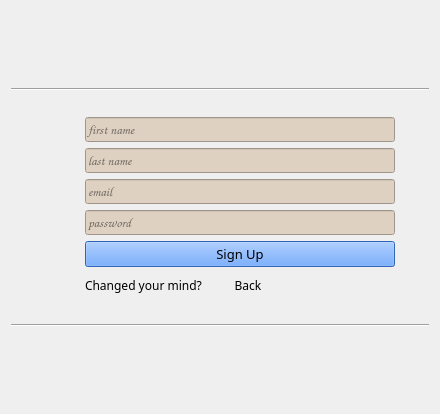
      <widget class="QWidget" name="sign_up_page">
       <layout class="QGridLayout" name="gridLayout_3">
        <item row="7" column="4">
         <spacer name="horizontalSpacer_21">
          <property name="orientation">
           <enum>Qt::Horizontal</enum>
          </property>
          <property name="sizeType">
           <enum>QSizePolicy::Fixed</enum>
          </property>
          <property name="sizeHint" stdset="0">
           <size>
            <width>28</width>
            <height>20</height>
           </size>
          </property>
         </spacer>
        </item>
        <item row="0" column="0" colspan="5">
         <spacer name="verticalSpacer_3">
          <property name="orientation">
           <enum>Qt::Vertical</enum>
          </property>
          <property name="sizeType">
           <enum>QSizePolicy::Expanding</enum>
          </property>
          <property name="sizeHint" stdset="0">
           <size>
            <width>385</width>
            <height>77</height>
           </size>
          </property>
         </spacer>
        </item>
        <item row="1" column="0" colspan="5">
         <widget class="Line" name="line">
          <property name="frameShadow">
           <enum>QFrame::Sunken</enum>
          </property>
          <property name="orientation">
           <enum>Qt::Horizontal</enum>
          </property>
         </widget>
        </item>
        <item row="3" column="0">
         <spacer name="horizontalSpacer_12">
          <property name="orientation">
           <enum>Qt::Horizontal</enum>
          </property>
          <property name="sizeType">
           <enum>QSizePolicy::Fixed</enum>
          </property>
          <property name="sizeHint" stdset="0">
           <size>
            <width>28</width>
            <height>20</height>
           </size>
          </property>
         </spacer>
        </item>
        <item row="3" column="1" rowspan="5" colspan="3">
         <layout class="QVBoxLayout" name="verticalLayout_2">
          <item>
           <widget class="QLineEdit" name="le_first_su">
            <property name="sizePolicy">
             <sizepolicy hsizetype="Expanding" vsizetype="Preferred">
              <horstretch>0</horstretch>
              <verstretch>0</verstretch>
             </sizepolicy>
            </property>
            <property name="font">
             <font>
              <family>Comic Sans MS</family>
              <pointsize>10</pointsize>
             </font>
            </property>
            <property name="styleSheet">
             <string notr="true">background-color: rgb(222, 209, 193);</string>
            </property>
            <property name="text">
             <string/>
            </property>
            <property name="placeholderText">
             <string>first name</string>
            </property>
           </widget>
          </item>
          <item>
           <widget class="QLineEdit" name="le_last_su">
            <property name="sizePolicy">
             <sizepolicy hsizetype="Expanding" vsizetype="Preferred">
              <horstretch>0</horstretch>
              <verstretch>0</verstretch>
             </sizepolicy>
            </property>
            <property name="font">
             <font>
              <family>Comic Sans MS</family>
              <pointsize>10</pointsize>
             </font>
            </property>
            <property name="styleSheet">
             <string notr="true">background-color: rgb(222, 209, 193);</string>
            </property>
            <property name="placeholderText">
             <string>last name</string>
            </property>
           </widget>
          </item>
          <item>
           <widget class="QLineEdit" name="le_email_su">
            <property name="sizePolicy">
             <sizepolicy hsizetype="Expanding" vsizetype="Preferred">
              <horstretch>0</horstretch>
              <verstretch>0</verstretch>
             </sizepolicy>
            </property>
            <property name="font">
             <font>
              <family>Comic Sans MS</family>
              <pointsize>10</pointsize>
             </font>
            </property>
            <property name="styleSheet">
             <string notr="true">background-color: rgb(222, 209, 193);</string>
            </property>
            <property name="placeholderText">
             <string>email</string>
            </property>
           </widget>
          </item>
          <item>
           <widget class="QLineEdit" name="le_pass_su">
            <property name="sizePolicy">
             <sizepolicy hsizetype="Expanding" vsizetype="Preferred">
              <horstretch>0</horstretch>
              <verstretch>0</verstretch>
             </sizepolicy>
            </property>
            <property name="font">
             <font>
              <family>Comic Sans MS</family>
              <pointsize>10</pointsize>
             </font>
            </property>
            <property name="styleSheet">
             <string notr="true">background-color: rgb(222, 209, 193);</string>
            </property>
            <property name="echoMode">
             <enum>QLineEdit::Password</enum>
            </property>
            <property name="placeholderText">
             <string>password</string>
            </property>
           </widget>
          </item>
          <item>
           <widget class="QPushButton" name="btn_sign_up_su">
            <property name="font">
             <font>
              <family>Bahnschrift</family>
              <pointsize>10</pointsize>
             </font>
            </property>
            <property name="styleSheet">
             <string notr="true">background-color: rgb(69, 142, 255);</string>
            </property>
            <property name="text">
             <string>Sign Up</string>
            </property>
            <property name="autoRepeat">
             <bool>false</bool>
            </property>
           </widget>
          </item>
         </layout>
        </item>
        <item row="3" column="4">
         <spacer name="horizontalSpacer_17">
          <property name="orientation">
           <enum>Qt::Horizontal</enum>
          </property>
          <property name="sizeType">
           <enum>QSizePolicy::Fixed</enum>
          </property>
          <property name="sizeHint" stdset="0">
           <size>
            <width>28</width>
            <height>20</height>
           </size>
          </property>
         </spacer>
        </item>
        <item row="4" column="0">
         <spacer name="horizontalSpacer_13">
          <property name="orientation">
           <enum>Qt::Horizontal</enum>
          </property>
          <property name="sizeType">
           <enum>QSizePolicy::Fixed</enum>
          </property>
          <property name="sizeHint" stdset="0">
           <size>
            <width>28</width>
            <height>20</height>
           </size>
          </property>
         </spacer>
        </item>
        <item row="4" column="4">
         <spacer name="horizontalSpacer_18">
          <property name="orientation">
           <enum>Qt::Horizontal</enum>
          </property>
          <property name="sizeType">
           <enum>QSizePolicy::Fixed</enum>
          </property>
          <property name="sizeHint" stdset="0">
           <size>
            <width>28</width>
            <height>20</height>
           </size>
          </property>
         </spacer>
        </item>
        <item row="5" column="0">
         <spacer name="horizontalSpacer_14">
          <property name="orientation">
           <enum>Qt::Horizontal</enum>
          </property>
          <property name="sizeType">
           <enum>QSizePolicy::Fixed</enum>
          </property>
          <property name="sizeHint" stdset="0">
           <size>
            <width>28</width>
            <height>20</height>
           </size>
          </property>
         </spacer>
        </item>
        <item row="5" column="4">
         <spacer name="horizontalSpacer_19">
          <property name="orientation">
           <enum>Qt::Horizontal</enum>
          </property>
          <property name="sizeType">
           <enum>QSizePolicy::Fixed</enum>
          </property>
          <property name="sizeHint" stdset="0">
           <size>
            <width>28</width>
            <height>20</height>
           </size>
          </property>
         </spacer>
        </item>
        <item row="6" column="0">
         <spacer name="horizontalSpacer_15">
          <property name="orientation">
           <enum>Qt::Horizontal</enum>
          </property>
          <property name="sizeType">
           <enum>QSizePolicy::Fixed</enum>
          </property>
          <property name="sizeHint" stdset="0">
           <size>
            <width>28</width>
            <height>20</height>
           </size>
          </property>
         </spacer>
        </item>
        <item row="6" column="4">
         <spacer name="horizontalSpacer_20">
          <property name="orientation">
           <enum>Qt::Horizontal</enum>
          </property>
          <property name="sizeType">
           <enum>QSizePolicy::Fixed</enum>
          </property>
          <property name="sizeHint" stdset="0">
           <size>
            <width>28</width>
            <height>20</height>
           </size>
          </property>
         </spacer>
        </item>
        <item row="7" column="0">
         <spacer name="horizontalSpacer_16">
          <property name="orientation">
           <enum>Qt::Horizontal</enum>
          </property>
          <property name="sizeType">
           <enum>QSizePolicy::Fixed</enum>
          </property>
          <property name="sizeHint" stdset="0">
           <size>
            <width>28</width>
            <height>20</height>
           </size>
          </property>
         </spacer>
        </item>
        <item row="8" column="0">
         <spacer name="horizontalSpacer_22">
          <property name="orientation">
           <enum>Qt::Horizontal</enum>
          </property>
          <property name="sizeType">
           <enum>QSizePolicy::Fixed</enum>
          </property>
          <property name="sizeHint" stdset="0">
           <size>
            <width>28</width>
            <height>20</height>
           </size>
          </property>
         </spacer>
        </item>
        <item row="8" column="1">
         <widget class="QLabel" name="label_2">
          <property name="sizePolicy">
           <sizepolicy hsizetype="Fixed" vsizetype="Preferred">
            <horstretch>0</horstretch>
            <verstretch>0</verstretch>
           </sizepolicy>
          </property>
          <property name="font">
           <font>
            <family>Bahnschrift</family>
           </font>
          </property>
          <property name="text">
           <string>Changed your mind?</string>
          </property>
         </widget>
        </item>
        <item row="8" column="2">
         <widget class="QPushButton" name="btn_back_su">
          <property name="sizePolicy">
           <sizepolicy hsizetype="Fixed" vsizetype="Fixed">
            <horstretch>0</horstretch>
            <verstretch>0</verstretch>
           </sizepolicy>
          </property>
          <property name="font">
           <font>
            <family>Bahnschrift</family>
            <pointsize>9</pointsize>
            <weight>50</weight>
            <bold>false</bold>
           </font>
          </property>
          <property name="text">
           <string>Back</string>
          </property>
          <property name="flat">
           <bool>true</bool>
          </property>
         </widget>
        </item>
        <item row="8" column="3" colspan="2">
         <spacer name="horizontalSpacer_23">
          <property name="orientation">
           <enum>Qt::Horizontal</enum>
          </property>
          <property name="sizeType">
           <enum>QSizePolicy::Fixed</enum>
          </property>
          <property name="sizeHint" stdset="0">
           <size>
            <width>135</width>
            <height>20</height>
           </size>
          </property>
         </spacer>
        </item>
        <item row="9" column="0" colspan="5">
         <spacer name="horizontalSpacer_11">
          <property name="orientation">
           <enum>Qt::Horizontal</enum>
          </property>
          <property name="sizeType">
           <enum>QSizePolicy::Fixed</enum>
          </property>
          <property name="sizeHint" stdset="0">
           <size>
            <width>385</width>
            <height>20</height>
           </size>
          </property>
         </spacer>
        </item>
        <item row="10" column="0" colspan="5">
         <widget class="Line" name="line_3">
          <property name="frameShadow">
           <enum>QFrame::Sunken</enum>
          </property>
          <property name="orientation">
           <enum>Qt::Horizontal</enum>
          </property>
         </widget>
        </item>
        <item row="11" column="0" colspan="5">
         <spacer name="verticalSpacer_4">
          <property name="orientation">
           <enum>Qt::Vertical</enum>
          </property>
          <property name="sizeType">
           <enum>QSizePolicy::Expanding</enum>
          </property>
          <property name="sizeHint" stdset="0">
           <size>
            <width>385</width>
            <height>76</height>
           </size>
          </property>
         </spacer>
        </item>
        <item row="2" column="0" colspan="5">
         <spacer name="horizontalSpacer_10">
          <property name="orientation">
           <enum>Qt::Horizontal</enum>
          </property>
          <property name="sizeType">
           <enum>QSizePolicy::Fixed</enum>
          </property>
          <property name="sizeHint" stdset="0">
           <size>
            <width>385</width>
            <height>20</height>
           </size>
          </property>
         </spacer>
        </item>
       </layout>
      </widget>
